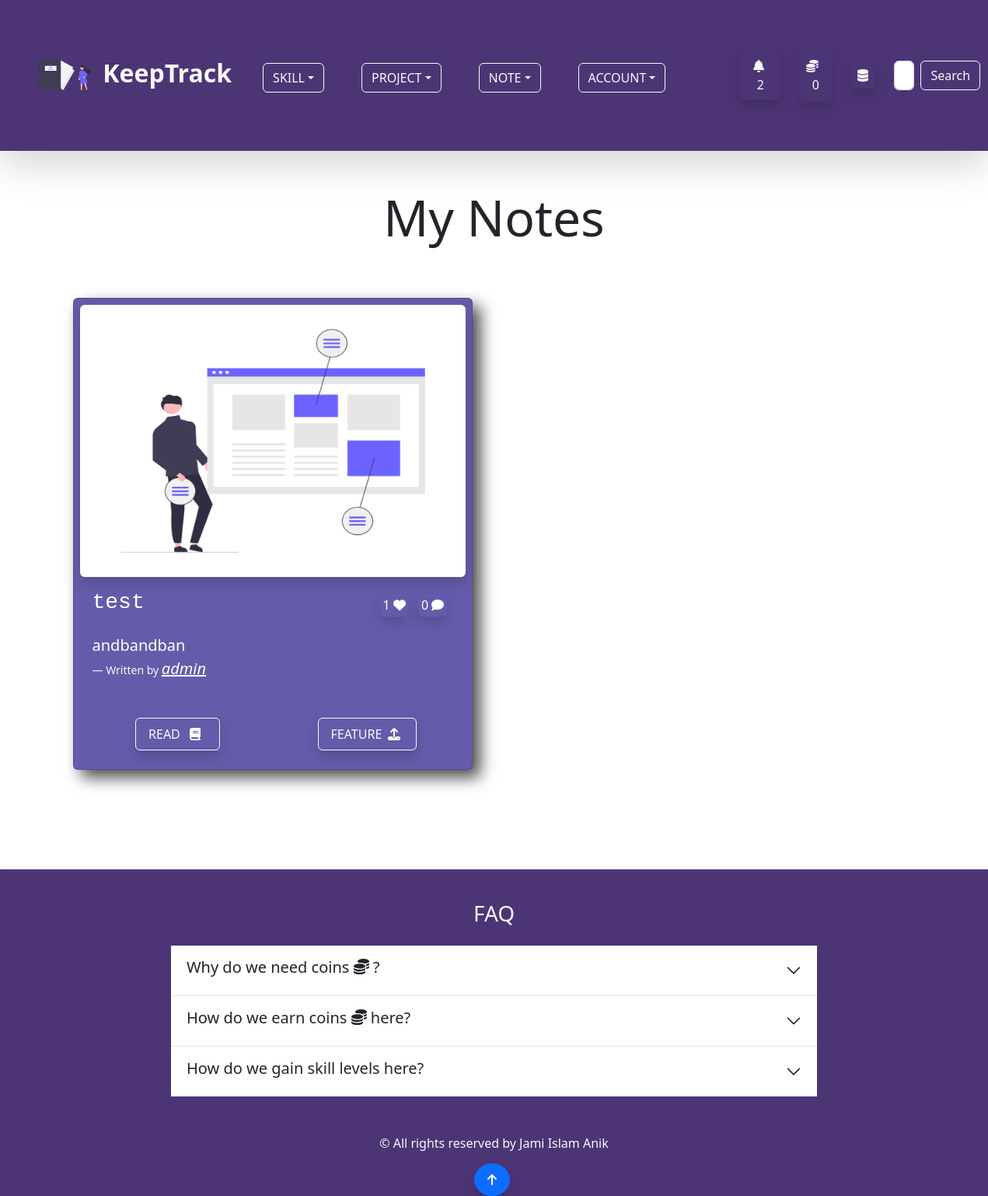
Screenshot of /note/ (signed in) with the database file from the repository.
### account/models.py (models this page shows, shortened)
class Profile(models.Model):
    user = models.OneToOneField(User,on_delete=models.CASCADE,null=True,blank=True)
    profile_image = models.ImageField(null=True,blank=True,upload_to='keeptrack/images/',default = 'keeptrack/default_images/default_profile_i2ejjp.png')
    username = models.CharField(max_length=255)
    first_name = models.CharField(max_length=255,null=True,blank=True)
    last_name = models.CharField(max_length=255,null=True,blank=True)
    bio = models.TextField(max_length=2000,blank=True,null=True)
    email = models.EmailField(max_length=255,blank=True,null=True)
    portfolio_site = models.URLField(max_length=500,blank=True,null=True)
    facebook = models.URLField(max_length=2000,blank=True,null=True)
    linkedin = models.URLField(max_length=2000,blank=True,null=True)
    youtube = models.URLField(max_length=2000,blank=True,null=True)
    coin = models.IntegerField(default=100,null=True,blank=True)
    def __str__(self):
        return self.username

### note/models.py (models this page shows)
class Note(models.Model):
    comment = GenericRelation(Comment)
    like = GenericRelation(Like)
    content_type = models.ForeignKey(ContentType, null=True, on_delete=models.SET_NULL)
    object_id = models.IntegerField()
    content_object = GenericForeignKey()
    owner = models.ForeignKey(Profile,on_delete=models.CASCADE)
    note_image = models.ImageField(null=True, blank =True, upload_to='keeptrack/images/')
    title = models.CharField(max_length=255)
    body = models.TextField()
    created_at = models.DateTimeField(auto_now_add=True)
    class Meta:
        ordering = ['-created_at']

### note/views.py (the view, shortened to what this page needs)
# urls.py: path('',views.note_page,name="note-page"),
@login_required(login_url='login-page')
def note_page(request):
    owner = request.user.profile
    queryset = owner.note_set.all()
    context = {
        'queryset' : list(queryset),
    }
    return render(request,'note/note_page.html',context)

### note/templates/note/note_page.html (shortened to what this page needs)
{% extends 'base.html' %} {% load static %} {% block content %}
<div class="container">
  <h3 class="mb-5 display-3 text-center">My Notes</h3>
  {% if queryset %}
  <div class="row">
    {% for note in queryset %}
    <div class="col col-12 col-md-6">
      <div class="card p-2 mx-3 my-3" id="project-page-card">
        {% if note.note_image %}
        <img
          src="{{ note.note_image.url }}"
          class="img-fluid w-100 shadow rounded"
          id="note-image-h"
          alt="Note Image"
        />
        {% else %}
        <img
          src="{% static 'images/default_note.png' %}"
          class="img-fluid w-100 shadow rounded"
          id="note-image-h"
          alt="Note Image"
        />
        {% endif %}
        <div class="card-body text-white">
          <div class="row">
            <h3 class="col col-12 col-md-9 card-title font-monospace">{{ note.title }}</h3>
            <div class="col col-12 col-md-3 pb-2 pt-0 pt-md-2">
              <span class="p-1 mx-1 rounded shadow">{{ note.like.count }} <i class="fas fa-heart"></i></span>
              <span class="p-1 mx-1 rounded shadow">{{ note.comment.count }} <i class="fas fa-comment"></i></span>
            </div>
          </div>
          <figure class="py-1 py-md-3">
            <blockquote class="blockquote">
              <p class="lead">{{ note.body|slice:"60" }}
            </blockquote>
            <figcaption class="blockquote-footer text-light">Written by
              <a href="{% url 'account-page' note.owner.username %}" class="fs-5 text-light"><cite title="Source Title">{{ note.owner }}</cite></a>
            </figcaption>
          </figure>
          <div class="row">
          <div class="text-center col col-6">
            <a
              href="{% url 'single-note-page' note.id %}"
              class="btn btn-outline-light py-2 px-3 shadow"
              >READ
              <span><i class="fas fa-book px-2"></i></span>
            </a>
          </div>
          <div class="col col-6">
            <form action="" method="POST">
              <div class="text-center"><button type="submit" name="note-id" value="{{ note.id }}" class="btn btn-outline-light py-2 px-3 shadow" title="Featuring this note will cost you 50 coins.">FEATURE <span><i class="fas fa-upload px-1"></i></span> </button></div>
            </form>
          </div>
        </div>
        </div>
      </div>
    </div>
    {% endfor %}
  </div>
  {% else %}
  <p class="lead text-center">You do not have any note yet. Please add notes to your projects and skills to keep track of your progress.</p>
  {% endif %}
</div>
{% endblock %}

### templates/navbar.html (shortened to what this page needs)
{% load static %}
<nav class="navbar navbar-expand-lg navbar-light mb-5 shadow-lg" id="custom-bg">
  <div class="container-fluid p-3 p-md-5">
    <a class="navbar-brand fs-2 text-light fw-bold" href="{% url 'home-page' %}">
      <img src="{% static 'svg/undraw_personal_notebook_re_d7dc.svg' %}" alt="icon" class="me-1 bg-transparent"
        width="72" height="72">
      KeepTrack
    </a>
    <div class="collapse navbar-collapse" id="navbarSupportedContent">
      <ul class="navbar-nav me-auto mb-2 mb-lg-0 px-4 fs-3">
        {% if user.is_authenticated %}
        <li class="nav-item dropdown me-5 mb-3 mb-md-0">
          <button class="btn btn-outline-light dropdown-toggle text-uppercase" id="navbarWithDropdown"
            data-bs-toggle="dropdown" role="button" aria-expanded="false">Skill</button>
        </li>
        <li class="nav-item dropdown me-5 mb-3 mb-md-0">
          <button class="btn btn-outline-light dropdown-toggle text-uppercase" id="navbarWithDropdown"
            data-bs-toggle="dropdown" role="button" aria-expanded="false">Project</button>
        </li>
        <li class="nav-item dropdown me-5 mb-3 mb-md-0">
          <button class="btn btn-outline-light dropdown-toggle text-uppercase" id="navbarWithDropdown"
            data-bs-toggle="dropdown" role="button" aria-expanded="false">Note</button>
        </li>
        {% endif %}
        <li class="nav-item dropdown me-5 mb-3 mb-md-0">
          <button class="btn btn-outline-light dropdown-toggle text-uppercase" id="navbarWithDropdown"
            data-bs-toggle="dropdown" role="button" aria-expanded="false">Account</button>
        </li>
      </ul>
      {% if user.is_authenticated %}
      <button class="btn mx-4 shadow text-light" data-bs-toggle="modal"
                    data-bs-target="#notificationModal"><span class="ps-1"><i class="fas fa-bell fa-bounce pe-2"></i>
                      {{ user.profile.notification_set.count }}
                    </span>
                </button>
      <a href="{% url 'note-page' %}" class="btn text-light p-2 me-4 shadow rounded my-2"><i class="fas fa-coins fa-bounce pe-2"></i>{{ user.profile.coin }} </a>
      {% if user.is_superuser %}
      <a href="{% url 'dashboard' %}" class="btn text-light p-1 px-2 me-4 shadow rounded my-2"><i class="fas fa-database fa-bounce"></i></a>
      {% endif %}
      {% endif %}
      <form class="d-flex my-2" method="POST" action="{% url 'home-page' %}">
        <input class="form-control me-2" type="search" placeholder="Search Users by username..." aria-label="Search" name="searched">
        <button class="btn btn-outline-light" type="submit">Search</button>
      </form>
    </div>
  </div>
</nav>

### static/css/app.css (style rules this page uses)
#custom-bg { background-color: #4C3575; }
#project-page-card { background-color: #645CAA; box-shadow: 10px 10px 20px rgb(0, 0, 0 , 0.7); }
#note-image-h { height: 350px; }

### rows the page displays
Note: title "test", like.count "1", comment.count "0", body "andbandban", owner "admin"

### other values shown
{{ user.profile.notification_set.count }} "2"
{{ user.profile.coin }} "0"
